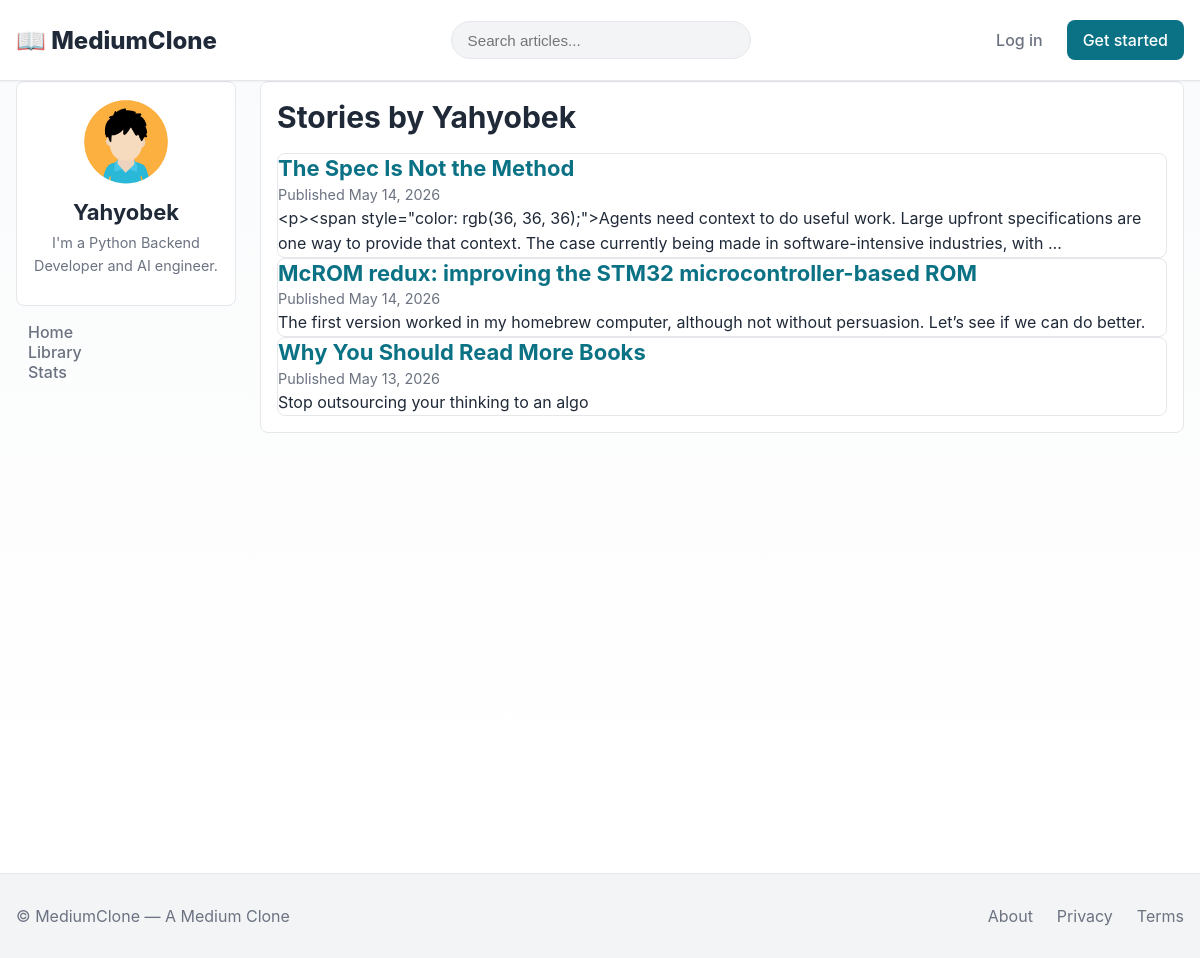
The app's page /accounts/profile/Yahyobek/ with its own data.
### accounts/models.py (models this page shows, shortened)
class CustomUser(AbstractUser):
    bio = models.TextField(blank=True)
    avatar = models.ImageField(upload_to="avatars/", blank=True, null=True)
    website = models.URLField(blank=True)

### articles/models.py (models this page shows, shortened)
class Article(models.Model):
    STATUS_CHOICES = (("draft", "Draft"), ("published", "Published"))
    author = models.ForeignKey(settings.AUTH_USER_MODEL, on_delete=models.CASCADE, related_name="articles")
    title = models.CharField(max_length=255)
    slug = models.SlugField(max_length=300, unique=True, blank=True)
    body = models.TextField()
    excerpt = models.TextField(blank=True)
    status = models.CharField(max_length=10, choices=STATUS_CHOICES, default="draft")
    tags = models.ManyToManyField(Tag, blank=True, related_name="articles")
    is_member_only = models.BooleanField(
        default=False,
        help_text="Only followers can read this article"
    )
    cover_image = models.ImageField(upload_to="article_covers/", blank=True, null=True)
    views_count = models.PositiveIntegerField(default=0)
    created_at = models.DateTimeField(auto_now_add=True)
    updated_at = models.DateTimeField(auto_now=True)
    published_at = models.DateTimeField(blank=True, null=True)
    class Meta:
        ordering = ["-published_at", "-created_at"]
        indexes = [models.Index(fields=["-published_at", "status"])]
    def get_absolute_url(self):
        return reverse("articles:detail", kwargs={"slug": self.slug})

### accounts/views.py (the view)
# urls.py: path("profile/<str:username>/", views.profile_view, name="profile"),
def profile_view(request, username):
    user_obj = get_object_or_404(CustomUser, username=username)
    published_articles = user_obj.articles.filter(status='published')
    is_following = False
    if request.user.is_authenticated and request.user != user_obj:
        is_following = UserFollowing.objects.filter(
            follower=request.user, following=user_obj
        ).exists()
    stats = {
        "articles_count": published_articles.count(),  # Faqat chop etilganlarini sanash uchun
        "followers_count": user_obj.followers.count(),
        "bookmarks_count": user_obj.bookmarks.count() if hasattr(user_obj, "bookmarks") else 0,
    }
    return render(request, "accounts/profile.html", {
        "profile_user": user_obj,
        "articles": published_articles,  # Yangi o'zgaruvchi
        "stats": stats,
        'is_following': is_following,
    })

### accounts/templates/accounts/profile.html (shortened to what this page needs)
{% extends "core/base.html" %}
{% block content %}
<div class="profile-page container" style="display:flex;gap:1.5rem">
  <aside class="profile-aside" style="width:220px">
    <div class="card" style="padding:1rem;text-align:center">
      {% if profile_user.avatar %}
        <img src="{{ profile_user.avatar.url }}" alt="{{ profile_user.username }}" style="width:88px;height:88px;border-radius:50%;object-fit:cover">
      {% else %}
        <div style="width:88px;height:88px;border-radius:50%;background:#e6f3f2;display:flex;align-items:center;justify-content:center;font-weight:700;color:#0b5f6b">{{ profile_user.username|slice:":1"|upper }}</div>
      {% endif %}
      <h3 style="margin:.5rem 0 0">{{ profile_user.username }}</h3>
      <p class="hint" style="margin:.25rem 0 0">{{ profile_user.bio }}</p>
    </div>
    <nav style="margin-top:1rem">
      <ul style="list-style:none;padding:0;margin:0">
        <li><a href="{% url 'core:home' %}" class="nav-link">Home</a></li>
        <li><a href="{% url 'interactions:library' %}" class="nav-link">Library</a></li>
        <li><a href="{% url 'stats:dashboard' %}" class="nav-link">Stats</a></li>
      </ul>
    </nav>
  </aside>
  <main style="flex:1">
    <div class="card" style="padding:1rem">
      <h2>Stories by {{ profile_user.username }}</h2>
      <div class="articles-grid" style="margin-top:1rem">
        {% for a in articles %}
          <article class="card">
            <h3><a href="{{ a.get_absolute_url }}">{{ a.title }}</a></h3>
            <p class="meta">Published {{ a.published_at|date:"M j, Y" }}</p>
            <p>{{ a.excerpt|default:a.body|truncatewords:30 }}</p>
          </article>
        {% empty %}
          <p>No published stories yet.</p>
        {% endfor %}
      </div>
    </div>
  </main>
</div>
{% endblock %}

### static/css/main.css (style rules this page uses)
:root { --max-width: 1200px; --feed-width: 680px; --sidebar-width: 280px; --muted: #6b7280; --bg: #ffffff; --accent: #0b7285; --accent-2: #0b5f6b; --card: #ffffff; --soft: #f3f4f6; --shadow-sm: 0 1px 2px rgba(0, 0, 0, 0.05); --shadow-md: 0 4px 6px rgba(0, 0, 0, 0.07); --shadow-lg: 0 10px 25px rgba(0, 0, 0, 0.1); --radius: 8px; --text: #1f2937; --border: #e5e7eb; --transition: all 0.2s ease; }
* { box-sizing: border-box; }
html, body { height: 100%; margin: 0; padding: 0; }
body { font-family: "SF Pro Display", -apple-system, BlinkMacSystemFont, "Segoe UI", Roboto, "Helvetica Neue", Arial, sans-serif; background: linear-gradient(180deg, #fafbfc 0%, #ffffff 100%); color: var(--text); -webkit-font-smoothing: antialiased; -moz-osx-font-smoothing: grayscale; }
h1, h2, h3, h4, h5, h6 { margin: 0; font-weight: 700; line-height: 1.3; }
h2 { font-size: 1.875rem; }
h3 { font-size: 1.375rem; }
p { margin: 0; line-height: 1.6; }
a { color: var(--accent); text-decoration: none; transition: var(--transition); }
.container { max-width: var(--max-width); margin: 0 auto; padding: 0 1rem; }
.hint { color: var(--muted); font-size: 0.9rem; }
.meta { color: var(--muted); font-size: 0.9rem; }
.nav-link { color: var(--muted); text-decoration: none; padding: 0.5rem 0.75rem; border-radius: var(--radius); font-weight: 500; transition: var(--transition); }
.card { background: var(--card); border: 1px solid var(--border); border-radius: var(--radius); transition: var(--transition); }

### records on screen
CustomUser: avatar (picture), username "Yahyobek", bio "I'm a Python Backend Developer and AI engineer."
Article: title "The Spec Is Not the Method", published_at "May 14, 2026", excerpt "<p><span style=\"color: rgb(36, 36, 36);\">Agents need context to do useful work. Large upfront specifications are one way to provide that context. The case currently being made in software-intensive industries, with …"
Article: title "McROM redux: improving the STM32 microcontroller-based ROM", published_at "May 14, 2026", excerpt "The first version worked in my homebrew computer, although not without persuasion. Let’s see if we can do better."
Article: title "Why You Should Read More Books", published_at "May 13, 2026", excerpt "Stop outsourcing your thinking to an algo"
